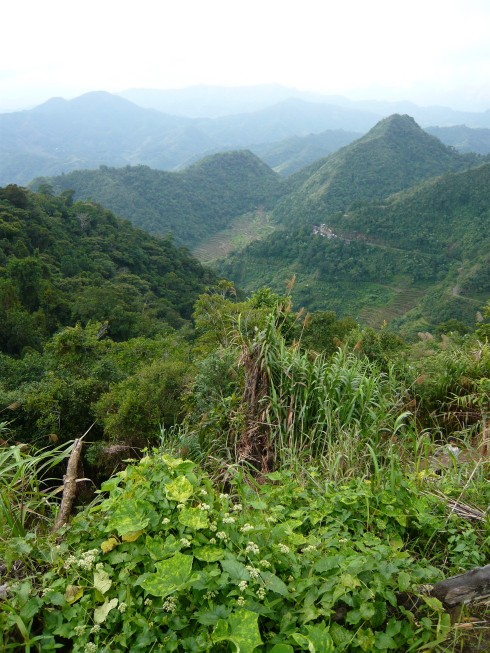
#> input picture input/100001.jpg, 979 x 1305 px (shown at 1/2 size); its folder holds 4 pictures in this run
$ python tp1.py
#> lines starting #> are read from the running program, lines starting #| are printed output that depends on the picture
###############################################################################
## Computer Vision 2025-2026 - NOVA FCT
## Assignment 1
##
## Student 1
## Student 2
##
###############################################################################

import cv2 as cv
import numpy as np
import os
import glob
import shutil
import re

image_dir = "../input"
output_dir = "../output"
dist_treshold = 0.15

def resize_image(image, size=512):
    w, h = image.shape[:2]
    if h < w:
        new_h = size
        new_w = int(w * (size / h))
    else:
        new_w = size
        new_h = int(h * (size / w))

    resized = cv.resize(image, (new_w, new_h), interpolation=cv.INTER_AREA)
    return resized

def create_histograms(img):
    hist_r = cv.calcHist([img], [0], None, [256], [0, 256])
    hist_g = cv.calcHist([img], [1], None, [256], [0, 256])
    hist_b = cv.calcHist([img], [2], None, [256], [0, 256])
    cv.normalize(hist_r, hist_r)
    cv.normalize(hist_g, hist_g)
    cv.normalize(hist_b, hist_b)

    return hist_r, hist_g, hist_b

def histogram_distance(img1, img2):
    hist_r1, hist_g1, hist_b1 = create_histograms(img1)
    hist_r2, hist_g2, hist_b2 = create_histograms(img2)
    dist_r = cv.compareHist(hist_r1, hist_r2, cv.HISTCMP_BHATTACHARYYA)
    dist_g = cv.compareHist(hist_g1, hist_g2, cv.HISTCMP_BHATTACHARYYA)
    dist_b = cv.compareHist(hist_b1, hist_b2, cv.HISTCMP_BHATTACHARYYA)
    avg_dist = (dist_r + dist_g + dist_b) / 3
    return avg_dist


if __name__ == "__main__":
    print("Assignment 1")
    images = sorted(glob.glob(os.path.join(image_dir, ".")))


    images = sorted(
        [image for image in os.listdir(image_dir) if image.endswith(".jpg")],
        key=lambda x: int(re.search(r'\d+', x).group())
    )

    similar_count = 0
    for i in range(len(images) - 1):
        image = images[i]

        img = cv.imread(f"{image_dir}/{image}")
#> img is the input picture: shape (1305, 979, 3); mean B, G, R 103.4, 134, 114
        img = cv.cvtColor(img, cv.COLOR_BGR2RGB)
        img = resize_image(img)
#> in resize_image, `resized = cv.resize(image, (new_w, new_h), interpolation=cv.INTER_AREA)`:
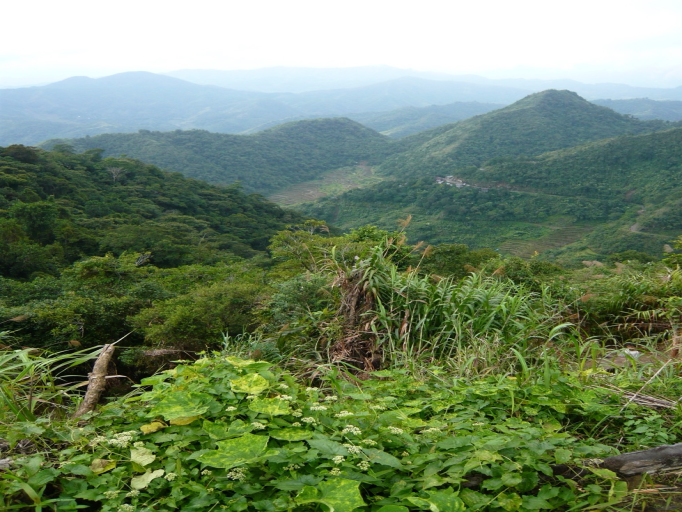
#> resized: shape (512, 682, 3); mean R, G, B 114, 134, 103.4

        #find similar images
        similar = []
        for j in range(i + 1, len(images)):
            image2 = images[j]

            img2 = cv.imread(f"{image_dir}/{image2}")
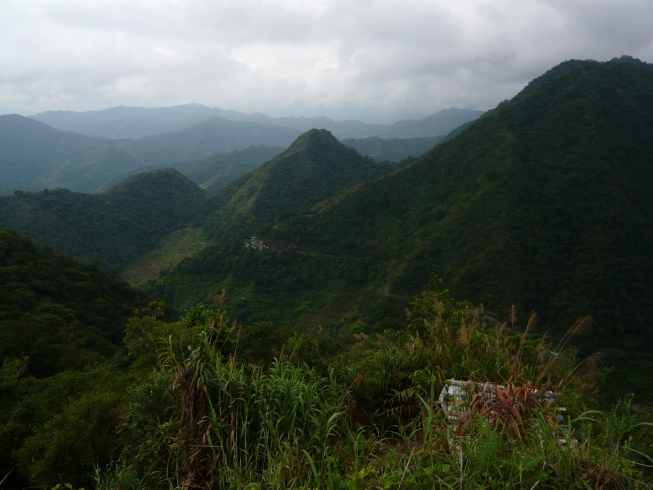
#> input picture input/100002.jpg, 1305 x 979 px (shown at 1/2 size)
#> img2 is the input picture: shape (979, 1305, 3); mean B, G, R 71.9, 80.8, 72.4
            img2 = cv.cvtColor(img2, cv.COLOR_BGR2RGB)
            img2 = resize_image(img2)
#> call 2 of resize_image, with size = 512
#> in resize_image (call 2), `resized = cv.resize(image, (new_w, new_h), interpolation=cv.INTER_AREA)`:
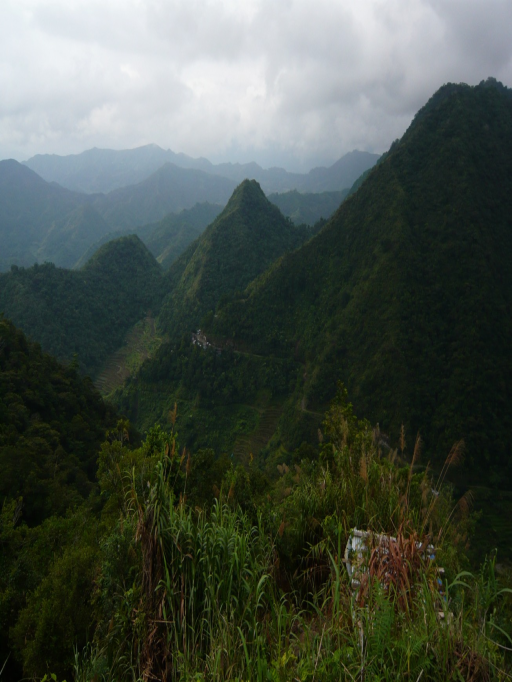
#> resized: shape (682, 512, 3); mean R, G, B 72.4, 80.8, 71.9
            dist = histogram_distance(img, img2)
#> in create_histograms, `hist_r = cv.calcHist([img], [0], None, [256], [0, 256])`: hist_r = 256 values, max 38763 at index 255, min 11 at index 0, mean 1364
#> in create_histograms, `hist_g = cv.calcHist([img], [1], None, [256], [0, 256])`: hist_g = 256 values, max 44614 at index 255, min 0 at index 0, mean 1364
#> in create_histograms, `hist_b = cv.calcHist([img], [2], None, [256], [0, 256])`: hist_b = 256 values, max 49528 at index 255, min 49 at index 174, mean 1364
#> in histogram_distance, `hist_r1, hist_g1, hist_b1 = create_histograms(img1)`: hist_r1 = 256 values, max 0.848 at index 255, min 0.000241 at index 0, mean 0.0299; hist_g1 = 256 values, max 0.887 at index 255, min 0 at index 0, mean 0.0271; hist_b1 = 256 values, max 0.9 at index 255, min 0.000891 at index 174, mean 0.0248
#> in histogram_distance, `hist_r2, hist_g2, hist_b2 = create_histograms(img2)`: hist_r2 = 256 values, max 0.209 at index 20, min 0 at index 248, mean 0.0366; hist_g2 = 256 values, max 0.187 at index 24, min 0 at index 0, mean 0.0391; hist_b2 = 256 values, max 0.197 at index 14, min 0 at index 253, mean 0.0365
#> in histogram_distance, `dist_r = cv.compareHist(hist_r1, hist_r2, cv.HISTCMP_BHATTACHARYYA)`: dist_r = 0.5
#> in histogram_distance, `dist_g = cv.compareHist(hist_g1, hist_g2, cv.HISTCMP_BHATTACHARYYA)`: dist_g = 0.538
#> in histogram_distance, `dist_b = cv.compareHist(hist_b1, hist_b2, cv.HISTCMP_BHATTACHARYYA)`: dist_b = 0.443
#> in histogram_distance, `avg_dist = (dist_r + dist_g + dist_b) / 3`: avg_dist = 0.494
#> dist = 0.494
            if dist > dist_treshold:
                break
            similar.append(j)

        # create folder with similar images
        if len(similar) > 1:
            folder_name = f"similar-{similar_count}"
            folder_path = os.path.join(output_dir, folder_name)
            os.makedirs(folder_path, exist_ok=True)
            shutil.copy(os.path.join(image_dir, image), os.path.join(folder_path, image))
            for idx in similar:
                similar_image = images[idx]
                shutil.copy(os.path.join(image_dir, similar_image), os.path.join(folder_path, similar_image))
            similar_count += 1
#> pass 2 of the loop `for i in range(len(images) - 1):`:
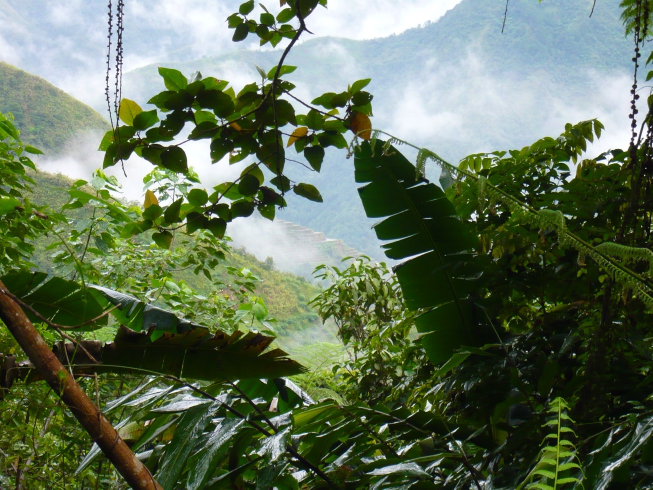
#> input picture input/100100.jpg, 1305 x 979 px (shown at 1/2 size)
#> img2 is the input picture: shape (979, 1305, 3); mean B, G, R 88.4, 113.6, 98.3
#> in resize_image (call 4), `resized = cv.resize(image, (new_w, new_h), interpolation=cv.INTER_AREA)`:
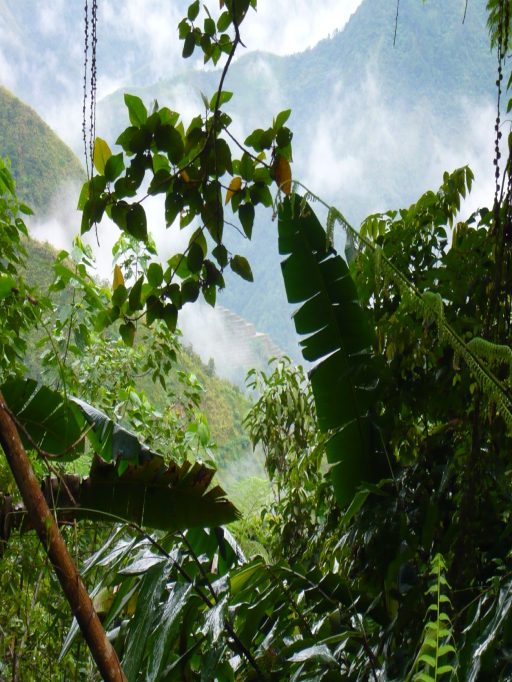
#> resized: shape (682, 512, 3); mean R, G, B 98.3, 113.6, 88.4
#> dist = 0.257
#> pass 3 of the loop `for i in range(len(images) - 1):`:
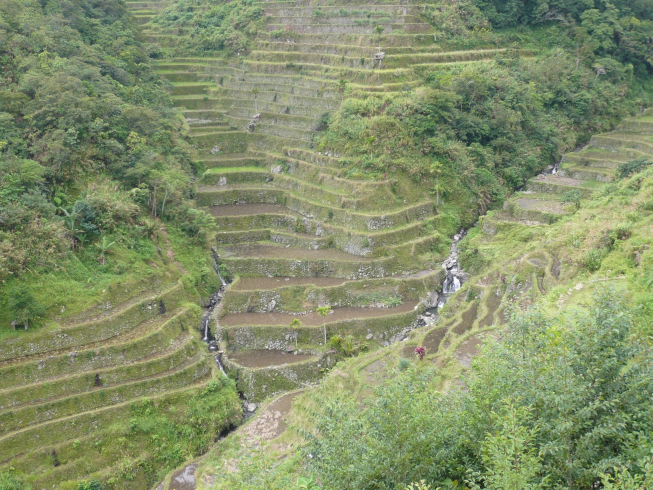
#> input picture input/100301.jpg, 1305 x 979 px (shown at 1/2 size)
#> img2 is the input picture: shape (979, 1305, 3); mean B, G, R 106.3, 143.8, 131.9
#> in resize_image (call 6), `resized = cv.resize(image, (new_w, new_h), interpolation=cv.INTER_AREA)`:
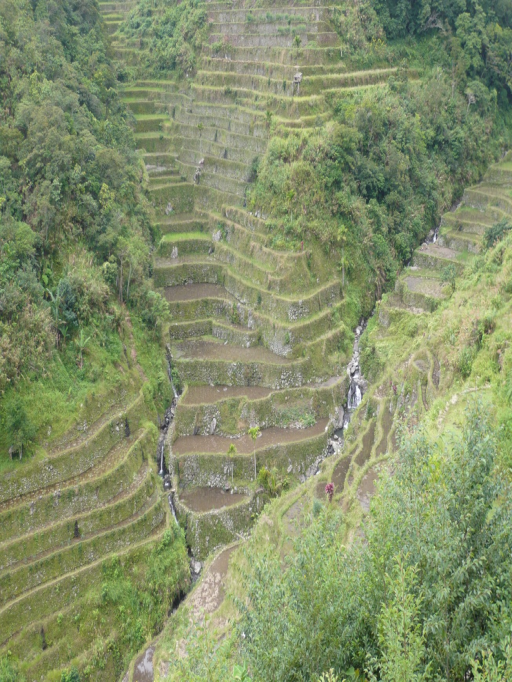
#> resized: shape (682, 512, 3); mean R, G, B 131.9, 143.8, 106.3
#> dist = 0.631
